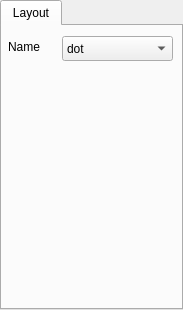
<?xml version="1.0" encoding="UTF-8"?>
<ui version="4.0">
 <class>PropertiesWidget</class>
 <widget class="QTabWidget" name="PropertiesWidget">
  <property name="geometry">
   <rect>
    <x>0</x>
    <y>0</y>
    <width>183</width>
    <height>310</height>
   </rect>
  </property>
  <property name="windowTitle">
   <string>TabWidget</string>
  </property>
  <property name="currentIndex">
   <number>0</number>
  </property>
  <widget class="QWidget" name="tab">
   <attribute name="title">
    <string>Layout</string>
   </attribute>
   <widget class="QComboBox" name="comboBox_Layout">
    <property name="geometry">
     <rect>
      <x>60</x>
      <y>10</y>
      <width>111</width>
      <height>25</height>
     </rect>
    </property>
    <property name="sizePolicy">
     <sizepolicy hsizetype="Fixed" vsizetype="Fixed">
      <horstretch>0</horstretch>
      <verstretch>0</verstretch>
     </sizepolicy>
    </property>
    <item>
     <property name="text">
      <string>dot</string>
     </property>
    </item>
    <item>
     <property name="text">
      <string>circo</string>
     </property>
    </item>
    <item>
     <property name="text">
      <string>fdp</string>
     </property>
    </item>
    <item>
     <property name="text">
      <string>neato</string>
     </property>
    </item>
    <item>
     <property name="text">
      <string>osage</string>
     </property>
    </item>
    <item>
     <property name="text">
      <string>sfdp</string>
     </property>
    </item>
    <item>
     <property name="text">
      <string>twopi</string>
     </property>
    </item>
    <item>
     <property name="text">
      <string>force</string>
     </property>
    </item>
   </widget>
   <widget class="QLabel" name="label">
    <property name="geometry">
     <rect>
      <x>6</x>
      <y>5</y>
      <width>41</width>
      <height>31</height>
     </rect>
    </property>
    <property name="sizePolicy">
     <sizepolicy hsizetype="Fixed" vsizetype="Fixed">
      <horstretch>0</horstretch>
      <verstretch>0</verstretch>
     </sizepolicy>
    </property>
    <property name="text">
     <string>Name</string>
    </property>
   </widget>
  </widget>
 </widget>
 <resources/>
 <connections/>
</ui>
